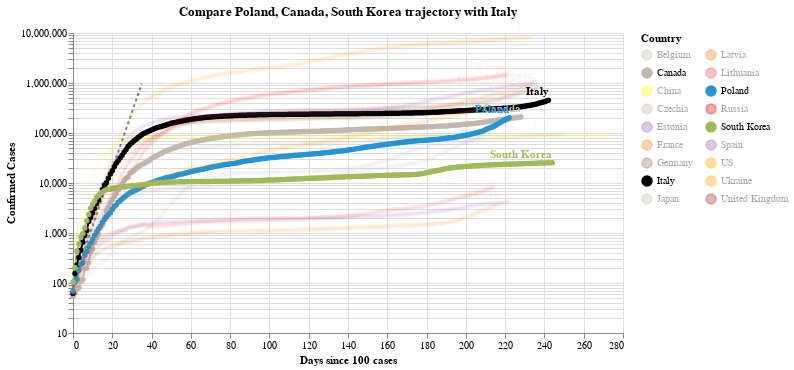

The notebook cell this image was saved under:
### Code cell
#hide_input
chart3 = make_since_chart(dff2, ['Poland', 'Canada', 'South Korea'], baseline_countries)
chart3

### Figure 1 — Vega-Lite specification as saved in the notebook (floating-point values rounded to 4 significant figures; data arrays with more than 128 entries replaced by an {"elided": "..."} marker saying what was removed)
{"config": {"view": {"continuousWidth": 400, "continuousHeight": 300}}, "layer": [{"data": {"name": "data-628230001892d6798b50651be41d1b3e"}, "mark": {"type": "line", "color": "black", "opacity": 0.5, "strokeDash": [3, 3]}, "encoding": {"x": {"type": "quantitative", "field": "Days since 100 cases"}, "y": {"type": "quantitative", "field": "Confirmed Cases"}}}, {"data": {"name": "data-42982b2af4ed9454018ce975e2011260"}, "mark": {"type": "line", "point": true}, "encoding": {"color": {"type": "nominal", "field": "Country", "legend": {"columns": 2}, "scale": {"domain": ["Belgium", "Canada", "China", "Czechia", "Estonia", "France", "Germany", "Italy", "Japan", "Latvia", "Lithuania", "Poland", "Russia", "South Korea", "Spain", "US", "Ukraine", "United Kingdom"], "range": ["#C1B7AD", "#C1B7AD", "yellow", "#C1B7AD", "#9467bd", "#F58518", "#9D755D", "black", "#C1B7AD", "#F58518", "#E45756", "#2495D3", "red", "#A1BA59", "#9467bd", "orange", "orange", "brown"]}}, "opacity": {"condition": {"value": 1, "selection": "selector001"}, "value": 0.05}, "tooltip": [{"type": "nominal", "field": "Country"}, {"type": "temporal", "field": "Date"}, {"type": "quantitative", "field": "Confirmed Cases"}, {"type": "quantitative", "field": "Days since 100 cases"}], "x": {"type": "quantitative", "field": "Days since 100 cases"}, "y": {"type": "quantitative", "field": "Confirmed Cases", "scale": {"type": "log"}}}, "selection": {"selector001": {"type": "multi", "fields": ["Country"], "bind": "legend", "init": [{"Country": "Poland"}, {"Country": "Canada"}, {"Country": "South Korea"}, {"Country": "Italy"}]}}, "width": 550}, {"data": {"name": "data-42982b2af4ed9454018ce975e2011260"}, "mark": {"type": "text", "align": "right", "dy": -8, "fontWeight": "bold"}, "encoding": {"color": {"type": "nominal", "field": "Country", "legend": {"columns": 2}, "scale": {"domain": ["Belgium", "Canada", "China", "Czechia", "Estonia", "France", "Germany", "Italy", "Japan", "Latvia", "Lithuania", "Poland", "Russia", "South Korea", "Spain", "US", "Ukraine", "United Kingdom"], "range": ["#C1B7AD", "#C1B7AD", "yellow", "#C1B7AD", "#9467bd", "#F58518", "#9D755D", "black", "#C1B7AD", "#F58518", "#E45756", "#2495D3", "red", "#A1BA59", "#9467bd", "orange", "orange", "brown"]}}, "opacity": {"condition": {"value": 1, "selection": "selector001"}, "value": 0.05}, "text": {"type": "nominal", "field": "Country"}, "tooltip": [{"type": "nominal", "field": "Country"}, {"type": "temporal", "field": "Date"}, {"type": "quantitative", "field": "Confirmed Cases"}, {"type": "quantitative", "field": "Days since 100 cases"}], "x": {"type": "quantitative", "field": "Days since 100 cases"}, "y": {"type": "quantitative", "field": "Confirmed Cases", "scale": {"type": "log"}}}, "transform": [{"filter": "(datum['Date'] >= 1603238400000)"}], "width": 550}], "title": "Compare Poland, Canada, South Korea trajectory with Italy", "$schema": "https://vega.github.io/schema/vega-lite/v4.0.2.json", "datasets": {"data-628230001892d6798b50651be41d1b3e": [{"Days since 100 cases": 0, "Confirmed Cases": 100.0}, {"Days since 100 cases": 1, "Confirmed Cases": 130.0}, {"Days since 100 cases": 2, "Confirmed Cases": 169.0}, {"Days since 100 cases": 3, "Confirmed Cases": 219.7}, {"Days since 100 cases": 4, "Confirmed Cases": 285.6}, {"Days since 100 cases": 5, "Confirmed Cases": 371.3}, {"Days since 100 cases": 6, "Confirmed Cases": 482.7}, {"Days since 100 cases": 7, "Confirmed Cases": 627.5}, {"Days since 100 cases": 8, "Confirmed Cases": 815.7}, {"Days since 100 cases": 9, "Confirmed Cases": 1060.0}, {"Days since 100 cases": 10, "Confirmed Cases": 1379.0}, {"Days since 100 cases": 11, "Confirmed Cases": 1792.0}, {"Days since 100 cases": 12, "Confirmed Cases": 2330.0}, {"Days since 100 cases": 13, "Confirmed Cases": 3029.0}, {"Days since 100 cases": 14, "Confirmed Cases": 3937.0}, {"Days since 100 cases": 15, "Confirmed Cases": 5119.0}, {"Days since 100 cases": 16, "Confirmed Cases": 6654.0}, {"Days since 100 cases": 17, "Confirmed Cases": 8650.0}, {"Days since 100 cases": 18, "Confirmed Cases": 11250.0}, {"Days since 100 cases": 19, "Confirmed Cases": 14620.0}, {"Days since 100 cases": 20, "Confirmed Cases": 19000.0}, {"Days since 100 cases": 21, "Confirmed Cases": 24710.0}, {"Days since 100 cases": 22, "Confirmed Cases": 32120.0}, {"Days since 100 cases": 23, "Confirmed Cases": 41750.0}, {"Days since 100 cases": 24, "Confirmed Cases": 54280.0}, {"Days since 100 cases": 25, "Confirmed Cases": 70560.0}, {"Days since 100 cases": 26, "Confirmed Cases": 91730.0}, {"Days since 100 cases": 27, "Confirmed Cases": 119300.0}, {"Days since 100 cases": 28, "Confirmed Cases": 155000.0}, {"Days since 100 cases": 29, "Confirmed Cases": 201500.0}, {"Days since 100 cases": 30, "Confirmed Cases": 262000.0}, {"Days since 100 cases": 31, "Confirmed Cases": 340600.0}, {"Days since 100 cases": 32, "Confirmed Cases": 442800.0}, {"Days since 100 cases": 33, "Confirmed Cases": 575600.0}, {"Days since 100 cases": 34, "Confirmed Cases": 748300.0}, {"Days since 100 cases": 35, "Confirmed Cases": 972800.0}], "data-42982b2af4ed9454018ce975e2011260": {"elided": "4191 records"}}}
